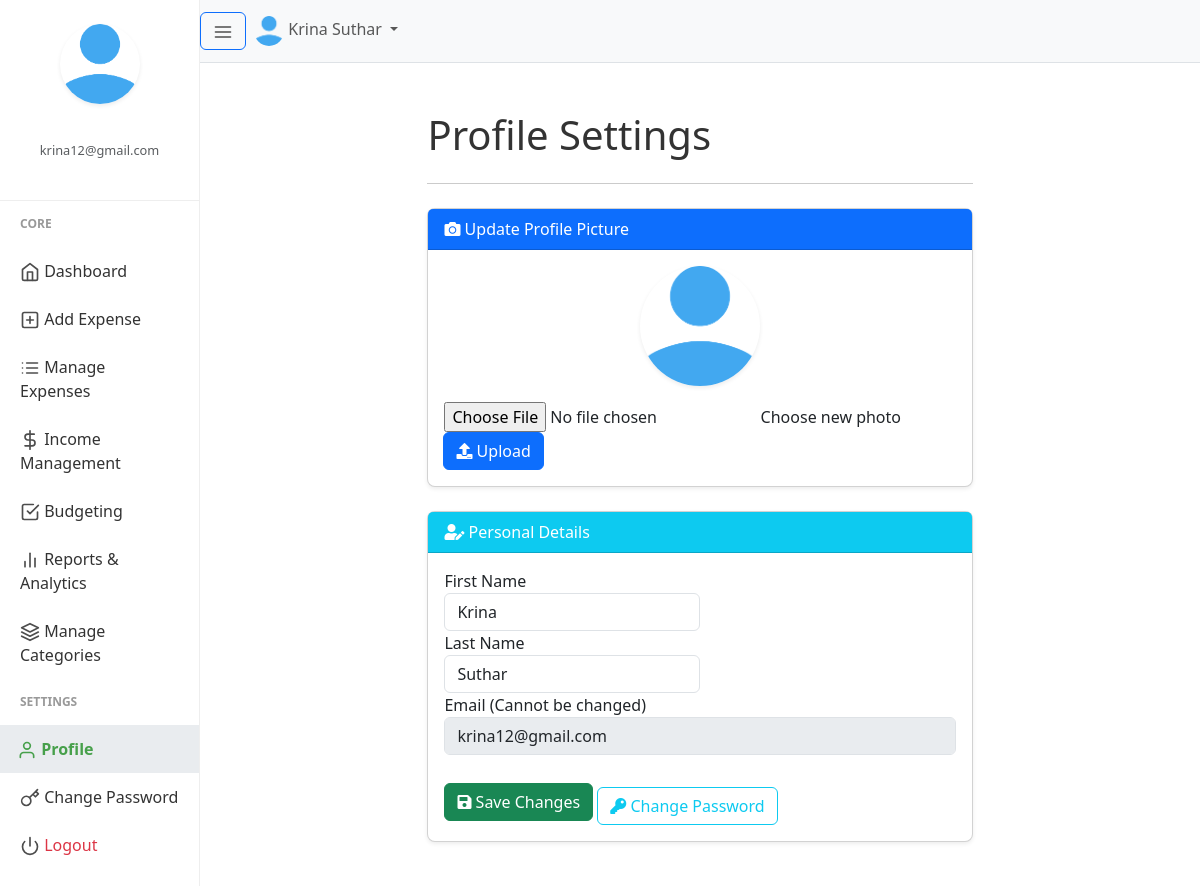
Screenshot of /profile.php (signed in) with the database file from the repository.
### tables this page shows
CREATE TABLE `users` (
  `user_id` int(11) NOT NULL,
  `firstname` varchar(50) NOT NULL,
  `lastname` varchar(25) NOT NULL,
  `email` varchar(50) NOT NULL,
  `profile_path` varchar(50) NOT NULL DEFAULT 'default_profile.png',
  `password` varchar(255) NOT NULL,
  `trn_date` datetime NOT NULL DEFAULT current_timestamp()
);

### session.php (called while the page is built, shortened)
<?php
include("config.php");
$sess_email = $_SESSION["email"];
$sql = "SELECT user_id, firstname, lastname, email, profile_path FROM users WHERE email = '$sess_email'";
$result = $con->query($sql);
if ($result->num_rows > 0) {
  while($row = $result->fetch_assoc()) {
    $firstname = $row["firstname"];
    $lastname = $row["lastname"];
    $username =$row["firstname"]." ".$row["lastname"];
    $useremail=$row["email"];
    $userprofile="uploads/".$row["profile_path"];
  }
} else {
    $userid="GHX1Y2";
    $username ="Jhon Doe";
    $useremail="mailid@domain.com";
    $userprofile="Uploads/default_profile.png";
}
?>

### profile.php (the view, shortened to what this page needs)
<?php
include("session.php");
$current_page = basename($_SERVER['PHP_SELF']);
?>
<!DOCTYPE html>
<html lang="en">
<head>
    <link href="css/bootstrap.min.css" rel="stylesheet">
    <link rel="stylesheet" href="https://cdnjs.cloudflare.com/ajax/libs/font-awesome/5.15.4/css/all.min.css">
    <link href="css/style.css" rel="stylesheet">
</head>
<body>
    <div class="d-flex" id="wrapper">
        <div id="sidebar-wrapper">
            <div class="user">
                <img class="img img-fluid rounded-circle shadow-sm" src="<?php echo $userprofile ?>" width="80">
                <h5 class="mt-2 mb-0 text-white"><?php echo $username ?></h5>
                <p class="small text-muted"><?php echo $useremail ?></p>
            </div>
            <div class="sidebar-heading">Core</div>
            <div class="list-group list-group-flush">
                <a href="index.php" class="list-group-item list-group-item-action <?php echo ($current_page == 'index.php') ? 'sidebar-active' : ''; ?>">
                    <span data-feather="home" class="mr-2"></span> Dashboard
                </a>
                <a href="add_expense.php" class="list-group-item list-group-item-action <?php echo ($current_page == 'add_expense.php') ? 'sidebar-active' : ''; ?>">
                    <span data-feather="plus-square" class="mr-2"></span> Add Expense
                </a>
                <a href="manage_expense.php" class="list-group-item list-group-item-action <?php echo ($current_page == 'manage_expense.php') ? 'sidebar-active' : ''; ?>">
                    <span data-feather="list" class="mr-2"></span> Manage Expenses
                </a>
                <a href="income.php" class="list-group-item list-group-item-action">
                    <span data-feather="dollar-sign" class="mr-2"></span> Income Management
                </a>
                <a href="budget.php" class="list-group-item list-group-item-action">
                    <span data-feather="check-square" class="mr-2"></span> Budgeting
                </a>
                <a href="reports.php" class="list-group-item list-group-item-action">
                    <span data-feather="bar-chart-2" class="mr-2"></span> Reports & Analytics
                </a>
                <a href="manage_categories.php" class="list-group-item list-group-item-action">
                    <span data-feather="layers" class="mr-2"></span> Manage Categories
                </a>
            </div>
            <div class="sidebar-heading">Settings</div>
            <div class="list-group list-group-flush">
                <a href="profile.php" class="list-group-item list-group-item-action sidebar-active">
                    <span data-feather="user" class="mr-2"></span> Profile
                </a>
                 <a href="change_password.php" class="list-group-item list-group-item-action">
                    <span data-feather="key" class="mr-2"></span> Change Password
                </a>
                <a href="logout.php" class="list-group-item list-group-item-action text-danger">
                    <span data-feather="power" class="mr-2"></span> Logout
                </a>
            </div>
        </div>
        <div id="page-content-wrapper">
            <nav class="navbar navbar-expand-lg navbar-light bg-light border-bottom">
                <button class="btn btn-outline-primary" type="button" id="menu-toggle">
                    <span data-feather="menu"></span>
                </button>
                <div class="collapse navbar-collapse">
                    <ul class="navbar-nav ml-auto mt-2 mt-lg-0">
                        <li class="nav-item dropdown">
                            <a class="nav-link dropdown-toggle" href="#" id="navbarDropdown" role="button" data-toggle="dropdown" aria-haspopup="true" aria-expanded="false">
                                <img class="img img-fluid rounded-circle" src="<?php echo $userprofile ?>" width="30">
                                <span class="ml-1 d-none d-lg-inline-block"><?php echo $username ?></span>
                            </a>
                        </li>
                    </ul>
                </div>
            </nav>
            <div class="container-fluid p-4">
                <div class="row justify-content-center">
                    <div class="col-md-7">
                        <h1 class="mt-4 mb-4 font-weight-light">Profile Settings</h1>
                        <hr class="mb-4">
                        <div class="card shadow-sm mb-4">
                            <div class="card-header bg-primary text-white">
                                <i class="fas fa-camera mr-2"></i> Update Profile Picture
                            </div>
                            <div class="card-body">
                                <form class="form" method="post" action="" enctype='multipart/form-data'>
                                    <div class="text-center mb-3">
                                        <img src="<?php echo $userprofile; ?>" class="img img-fluid rounded-circle avatar shadow-sm" width="120" alt="Profile Picture">
                                    </div>
                                    <div class="input-group">
                                        <div class="custom-file">
                                            <input type="file" name='file' class="custom-file-input" id="profilepic" required>
                                            <label class="custom-file-label" for="profilepic">Choose new photo</label>
                                        </div>
                                        <div class="input-group-append">
                                            <button class="btn btn-primary" type="submit" name='but_upload'>
                                                <i class="fas fa-upload mr-1"></i> Upload
                                            </button>
                                        </div>
                                    </div>
                                </form>
                            </div>
                        </div>
                        <div class="card shadow-sm">
                            <div class="card-header bg-info text-white">
                                <i class="fas fa-user-edit mr-2"></i> Personal Details
                            </div>
                            <div class="card-body">
                                <form class="form" action="" method="post" autocomplete="off">
                                    <div class="form-row">
                                        <div class="col-md-6">
                                            <div class="form-group">
                                                <label for="first_name">First Name</label>
                                                <input type="text" class="form-control" name="first_name" id="first_name" placeholder="First Name" value="<?php echo htmlspecialchars($firstname); ?>" required>
                                            </div>
                                        </div>
                                        <div class="col-md-6">
                                            <div class="form-group">
                                                <label for="last_name">Last Name</label>
                                                <input type="text" class="form-control" name="last_name" id="last_name" value="<?php echo htmlspecialchars($lastname); ?>" placeholder="Last Name" required>
                                            </div>
                                        </div>
                                    </div>
                                    <div class="form-group">
                                        <label for="email">Email (Cannot be changed)</label>
                                        <input type="email" class="form-control" name="email" id="email" value="<?php echo htmlspecialchars($useremail); ?>" disabled>
                                    </div>
                                    <div class="form-group mt-4">
                                        <button class="btn btn-block btn-success" name="save" type="submit">
                                            <i class="fas fa-save mr-2"></i> Save Changes
                                        </button>
                                        <a href="change_password.php" class="btn btn-block btn-outline-info mt-2">
                                            <i class="fas fa-key mr-2"></i> Change Password
                                        </a>
                                    </div>
                                </form>
                            </div>
                        </div>
                    </div>
                </div>
            </div>
        </div>
        </div>
</body>
</html>

### css/style.css (style rules this page uses)
body { background-color: #f8f9fa; font-family: 'Segoe UI', Tahoma, Geneva, Verdana, sans-serif; color: #333; }
.feather { width: 20px; height: 20px; stroke: #4d4d4d; stroke-width: 2; stroke-linecap: round; stroke-linejoin: round; fill: none; vertical-align: text-bottom; }
#wrapper { overflow-x: hidden; background-color: #fff; }
#sidebar-wrapper { min-height: 100vh; margin-left: -15rem; transition: margin 0.25s ease-out; width: 15rem; background-color: #ffffff; border-right: 1px solid #eee; }
.user { text-align: center; padding: 1.5rem 0; border-bottom: 1px solid #eee; }
.user img { padding: 0; width: 80px; height: 80px; object-fit: cover; margin-bottom: 0.5rem; }
.user h5 { font-size: 1.1rem; font-weight: 600; margin-bottom: 0; }
.user p { font-size: 0.8rem; color: #6c757d; }
#sidebar-wrapper .sidebar-heading { padding: 0.875rem 1.25rem; font-size: 0.75rem; font-weight: bold; text-transform: uppercase; color: #999; }
.list-group { border-radius: 0; }
.list-group-item { border: none; padding: 0.75rem 1.25rem; color: #333; transition: background-color 0.15s, color 0.15s; background-color: #ffffff; }
.sidebar-active { background-color: #e9ecef !important; color: #47a04b !important; font-weight: bold !important; border-left: 3px solid #47a04b; padding-left: calc(1.25rem - 3px); }
.sidebar-active .feather { stroke: #47a04b !important; }
#page-content-wrapper { min-width: 100vw; }
.navbar { border-bottom: 1px solid #eee; }
@media (min-width: 768px) { #sidebar-wrapper { margin-left: 0; } }
@media (min-width: 768px) { #page-content-wrapper { min-width: 0; width: 100%; } }
@media (min-width: 768px) { .container-fluid { margin-right: 0 !important; padding-right: 1.5rem !important; } }
.card { margin-bottom: 20px; border-radius: 0.5rem; box-shadow: 0 0.125rem 0.25rem rgba(0, 0, 0, 0.075); transition: transform 0.2s, box-shadow 0.2s; }

### rows the page displays
users: profile_path (placeholder picture), email "krina12@gmail.com", username "Krina Suthar", first_name "Krina", last_name "Suthar"
